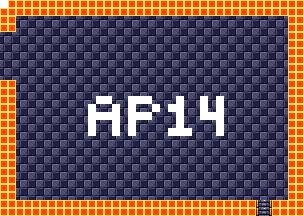

This is a level from a 2D game, rendered from its Tiled map with the project's own tilesets. A one-line summary and the map file follow, with tile-layer data summarised:
An orthogonal 38x27 tile map with 8x8 px tiles, 4 tile layers (background, foreground, room numbers, Objects), 15 tilesets.

<map version="1.5" tiledversion="1.7.1" orientation="orthogonal" renderorder="right-down" width="38" height="27" tilewidth="8" tileheight="8" infinite="0" nextlayerid="11" nextobjectid="1">
 <tileset firstgid="1" source="tilesheets/tsKarniMata.tsx" />
 <tileset firstgid="1025" source="tilesheets/tsVoodooWasp.tsx" />
 <tileset firstgid="2049" source="tilesheets/tsBurial.tsx" />
 <tileset firstgid="3073" source="tilesheets/tsBlueTemple.tsx" />
 <tileset firstgid="4097" source="tilesheets/tsGoddess.tsx" />
 <tileset firstgid="5121" source="tilesheets/tsKonark.tsx" />
 <tileset firstgid="6145" name="sEnemies" tilewidth="8" tileheight="8" tilecount="1024" columns="32">
  <image source="../grapx/tilesheets/sObjects.bmp" trans="ff94ff" width="256" height="256" />
 </tileset>
 <tileset firstgid="7169" source="tilesheets/tsIceTemple.tsx" />
 <tileset firstgid="8193" source="tilesheets/tsLavaArea.tsx" />
 <tileset firstgid="9217" source="tilesheets/tsBossArea.tsx" />
 <tileset firstgid="10241" source="tilesheets/tsPegu.tsx" />
 <tileset firstgid="11265" source="tilesheets/sTiwanakuTemple.tsx" />
 <tileset firstgid="12289" source="tilesheets/sIndraTemple.tsx" />
 <tileset firstgid="13313" source="tilesheets/sTeleport.tsx" />
 <tileset firstgid="14337" source="tilesheets/sObjects.tsx" />
 <layer id="2" name="background" width="38" height="27">
  <data>[1026 cells, 1026 non-empty, 2 distinct tile ids]</data>
 </layer>
 <layer id="1" name="foreground" width="38" height="27">
  <data>[1026 cells, 232 non-empty, 3 distinct tile ids]</data>
 </layer>
 <layer id="7" name="room numbers" width="38" height="27">
  <data>[1026 cells, 40 non-empty, 1 distinct tile ids]</data>
 </layer>
 <layer id="10" name="Objects" width="38" height="27">
  <data>[1026 cells, 0 non-empty, 0 distinct tile ids]</data>
 </layer>
</map>
